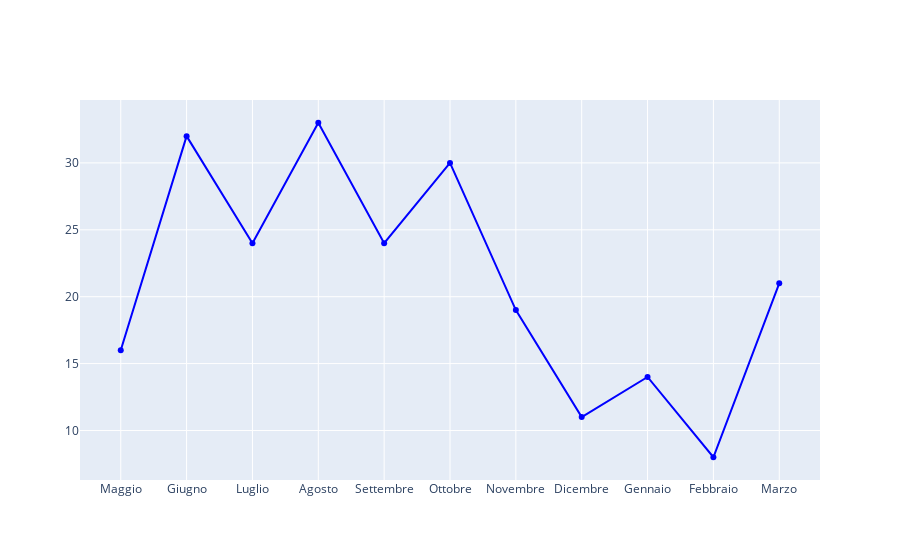

Here is the notebook cell this chart was saved with:
### Code cell
# Chiamata alla funzione con il dizionario Mese
plot_line_chart(Mese, '', '', '')

### Figure 1 — Plotly figure (JSON) as saved in the notebook; plotly's stock layout.template omitted (floating-point values rounded to 4 significant figures)
{"data": [{"marker": {"color": "blue"}, "mode": "lines+markers", "type": "scatter", "x": ["Maggio", "Giugno", "Luglio", "Agosto", "Settembre", "Ottobre", "Novembre", "Dicembre", "Gennaio", "Febbraio", "Marzo"], "y": [16, 32, 24, 33, 24, 30, 19, 11, 14, 8, 21]}], "layout": {"title": {"text": ""}, "xaxis": {"title": {"text": ""}}, "yaxis": {"title": {"text": ""}}}}
